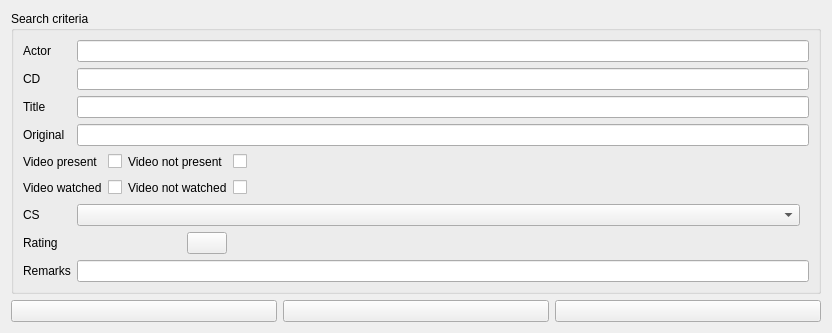
<?xml version="1.0" encoding="UTF-8"?>
<ui version="4.0">
 <class>ErweiterteSuche</class>
 <widget class="QDialog" name="ErweiterteSuche">
  <property name="geometry">
   <rect>
    <x>0</x>
    <y>0</y>
    <width>832</width>
    <height>322</height>
   </rect>
  </property>
  <property name="windowTitle">
   <string>Extended search</string>
  </property>
  <property name="windowIcon">
   <iconset>
    <normaloff>pypordb/8027068_splash.png</normaloff>pypordb/8027068_splash.png</iconset>
  </property>
  <layout class="QGridLayout" name="gridLayout_3">
   <item row="0" column="0">
    <widget class="QGroupBox" name="groupBox">
     <property name="title">
      <string>Search criteria</string>
     </property>
     <layout class="QGridLayout" name="gridLayout_2">
      <item row="0" column="0">
       <widget class="QLabel" name="label">
        <property name="text">
         <string>Actor</string>
        </property>
       </widget>
      </item>
      <item row="0" column="1">
       <widget class="QLineEdit" name="lineEditDarsteller">
        <property name="whatsThis">
         <string>&lt;html&gt;&lt;head/&gt;&lt;body&gt;&lt;p&gt;Search for actors&lt;/p&gt;&lt;/body&gt;&lt;/html&gt;</string>
        </property>
       </widget>
      </item>
      <item row="1" column="0">
       <widget class="QLabel" name="label_2">
        <property name="text">
         <string>CD</string>
        </property>
       </widget>
      </item>
      <item row="1" column="1">
       <widget class="QLineEdit" name="lineEditCD">
        <property name="toolTip">
         <string>&lt;html&gt;&lt;head/&gt;&lt;body&gt;&lt;p&gt;&lt;br/&gt;&lt;/p&gt;&lt;/body&gt;&lt;/html&gt;</string>
        </property>
        <property name="whatsThis">
         <string>&lt;html&gt;&lt;head/&gt;&lt;body&gt;&lt;p&gt;Search for data storage medium&lt;/p&gt;&lt;/body&gt;&lt;/html&gt;</string>
        </property>
       </widget>
      </item>
      <item row="2" column="0">
       <widget class="QLabel" name="label_3">
        <property name="text">
         <string>Title</string>
        </property>
       </widget>
      </item>
      <item row="2" column="1">
       <widget class="QLineEdit" name="lineEditTitel">
        <property name="whatsThis">
         <string>&lt;html&gt;&lt;head/&gt;&lt;body&gt;&lt;p&gt;Search for title&lt;/p&gt;&lt;/body&gt;&lt;/html&gt;</string>
        </property>
       </widget>
      </item>
      <item row="3" column="0">
       <widget class="QLabel" name="label_4">
        <property name="text">
         <string>Original</string>
        </property>
       </widget>
      </item>
      <item row="3" column="1">
       <widget class="QLineEdit" name="lineEditOriginal">
        <property name="toolTip">
         <string>&lt;html&gt;&lt;head/&gt;&lt;body&gt;&lt;p&gt;&lt;br/&gt;&lt;/p&gt;&lt;/body&gt;&lt;/html&gt;</string>
        </property>
        <property name="whatsThis">
         <string>&lt;html&gt;&lt;head/&gt;&lt;body&gt;&lt;p&gt;Search for original title&lt;/p&gt;&lt;/body&gt;&lt;/html&gt;</string>
        </property>
       </widget>
      </item>
      <item row="4" column="0" colspan="2">
       <layout class="QGridLayout" name="gridLayout">
        <item row="0" column="0">
         <widget class="QLabel" name="label_5">
          <property name="text">
           <string>Video present</string>
          </property>
         </widget>
        </item>
        <item row="0" column="1">
         <widget class="QCheckBox" name="checkBoxVid">
          <property name="toolTip">
           <string/>
          </property>
          <property name="whatsThis">
           <string>&lt;html&gt;&lt;head/&gt;&lt;body&gt;&lt;p&gt;Filter search results only for videos which are present&lt;/p&gt;&lt;/body&gt;&lt;/html&gt;</string>
          </property>
          <property name="text">
           <string/>
          </property>
         </widget>
        </item>
        <item row="0" column="2">
         <widget class="QLabel" name="label_10">
          <property name="text">
           <string>Video not present</string>
          </property>
         </widget>
        </item>
        <item row="0" column="3">
         <widget class="QCheckBox" name="checkBoxNotVid">
          <property name="text">
           <string/>
          </property>
         </widget>
        </item>
        <item row="0" column="4">
         <spacer name="horizontalSpacer_2">
          <property name="orientation">
           <enum>Qt::Horizontal</enum>
          </property>
          <property name="sizeHint" stdset="0">
           <size>
            <width>40</width>
            <height>20</height>
           </size>
          </property>
         </spacer>
        </item>
        <item row="1" column="0">
         <widget class="QLabel" name="label_7">
          <property name="text">
           <string>Video watched</string>
          </property>
         </widget>
        </item>
        <item row="1" column="1">
         <widget class="QCheckBox" name="checkBoxWatched">
          <property name="text">
           <string/>
          </property>
         </widget>
        </item>
        <item row="1" column="2">
         <widget class="QLabel" name="label_11">
          <property name="text">
           <string>Video not watched</string>
          </property>
         </widget>
        </item>
        <item row="1" column="3">
         <widget class="QCheckBox" name="checkBoxNotWatched">
          <property name="text">
           <string/>
          </property>
         </widget>
        </item>
        <item row="1" column="4">
         <spacer name="horizontalSpacer_3">
          <property name="orientation">
           <enum>Qt::Horizontal</enum>
          </property>
          <property name="sizeHint" stdset="0">
           <size>
            <width>40</width>
            <height>20</height>
           </size>
          </property>
         </spacer>
        </item>
       </layout>
      </item>
      <item row="5" column="0">
       <widget class="QLabel" name="label_6">
        <property name="text">
         <string>CS</string>
        </property>
       </widget>
      </item>
      <item row="5" column="1">
       <widget class="QComboBox" name="comboBoxCS">
        <property name="maximumSize">
         <size>
          <width>723</width>
          <height>16777215</height>
         </size>
        </property>
        <property name="whatsThis">
         <string>&lt;html&gt;&lt;head/&gt;&lt;body&gt;&lt;p&gt;Filter search results with cumshots&lt;/p&gt;&lt;/body&gt;&lt;/html&gt;</string>
        </property>
        <item>
         <property name="text">
          <string/>
         </property>
        </item>
        <item>
         <property name="text">
          <string>f Facial</string>
         </property>
        </item>
        <item>
         <property name="text">
          <string>h Handjob</string>
         </property>
        </item>
        <item>
         <property name="text">
          <string>t Tits</string>
         </property>
        </item>
        <item>
         <property name="text">
          <string>c Creampie</string>
         </property>
        </item>
        <item>
         <property name="text">
          <string>x Analcreampie</string>
         </property>
        </item>
        <item>
         <property name="text">
          <string>o Oralcreampie</string>
         </property>
        </item>
        <item>
         <property name="text">
          <string>v Cunt</string>
         </property>
        </item>
        <item>
         <property name="text">
          <string>b Belly</string>
         </property>
        </item>
        <item>
         <property name="text">
          <string>a Ass</string>
         </property>
        </item>
        <item>
         <property name="text">
          <string>s Others</string>
         </property>
        </item>
        <item>
         <property name="text">
          <string>k No</string>
         </property>
        </item>
       </widget>
      </item>
      <item row="6" column="0">
       <widget class="QLabel" name="label_8">
        <property name="text">
         <string>Rating</string>
        </property>
       </widget>
      </item>
      <item row="6" column="1">
       <layout class="QHBoxLayout" name="horizontalLayout_2">
        <item>
         <widget class="QPushButton" name="pushButtonStar1">
          <property name="sizePolicy">
           <sizepolicy hsizetype="Fixed" vsizetype="Fixed">
            <horstretch>0</horstretch>
            <verstretch>0</verstretch>
           </sizepolicy>
          </property>
          <property name="maximumSize">
           <size>
            <width>16</width>
            <height>16</height>
           </size>
          </property>
          <property name="text">
           <string/>
          </property>
          <property name="icon">
           <iconset>
            <normaloff>pypordb/non-starred.png</normaloff>pypordb/non-starred.png</iconset>
          </property>
          <property name="flat">
           <bool>true</bool>
          </property>
         </widget>
        </item>
        <item>
         <widget class="QPushButton" name="pushButtonStar2">
          <property name="sizePolicy">
           <sizepolicy hsizetype="Fixed" vsizetype="Fixed">
            <horstretch>0</horstretch>
            <verstretch>0</verstretch>
           </sizepolicy>
          </property>
          <property name="maximumSize">
           <size>
            <width>16</width>
            <height>16</height>
           </size>
          </property>
          <property name="text">
           <string/>
          </property>
          <property name="icon">
           <iconset>
            <normaloff>pypordb/non-starred.png</normaloff>pypordb/non-starred.png</iconset>
          </property>
          <property name="flat">
           <bool>true</bool>
          </property>
         </widget>
        </item>
        <item>
         <widget class="QPushButton" name="pushButtonStar3">
          <property name="sizePolicy">
           <sizepolicy hsizetype="Fixed" vsizetype="Fixed">
            <horstretch>0</horstretch>
            <verstretch>0</verstretch>
           </sizepolicy>
          </property>
          <property name="maximumSize">
           <size>
            <width>16</width>
            <height>16</height>
           </size>
          </property>
          <property name="text">
           <string/>
          </property>
          <property name="icon">
           <iconset>
            <normaloff>pypordb/non-starred.png</normaloff>pypordb/non-starred.png</iconset>
          </property>
          <property name="flat">
           <bool>true</bool>
          </property>
         </widget>
        </item>
        <item>
         <widget class="QPushButton" name="pushButtonStar4">
          <property name="sizePolicy">
           <sizepolicy hsizetype="Fixed" vsizetype="Fixed">
            <horstretch>0</horstretch>
            <verstretch>0</verstretch>
           </sizepolicy>
          </property>
          <property name="maximumSize">
           <size>
            <width>16</width>
            <height>16</height>
           </size>
          </property>
          <property name="text">
           <string/>
          </property>
          <property name="icon">
           <iconset>
            <normaloff>pypordb/non-starred.png</normaloff>pypordb/non-starred.png</iconset>
          </property>
          <property name="flat">
           <bool>true</bool>
          </property>
         </widget>
        </item>
        <item>
         <widget class="QPushButton" name="pushButtonStar5">
          <property name="sizePolicy">
           <sizepolicy hsizetype="Fixed" vsizetype="Fixed">
            <horstretch>0</horstretch>
            <verstretch>0</verstretch>
           </sizepolicy>
          </property>
          <property name="maximumSize">
           <size>
            <width>16</width>
            <height>16</height>
           </size>
          </property>
          <property name="text">
           <string/>
          </property>
          <property name="icon">
           <iconset>
            <normaloff>pypordb/non-starred.png</normaloff>pypordb/non-starred.png</iconset>
          </property>
          <property name="flat">
           <bool>true</bool>
          </property>
         </widget>
        </item>
        <item>
         <widget class="QPushButton" name="pushButtonClear">
          <property name="text">
           <string/>
          </property>
          <property name="icon">
           <iconset>
            <normaloff>pypordb/clear_l.png</normaloff>pypordb/clear_l.png</iconset>
          </property>
         </widget>
        </item>
        <item>
         <spacer name="horizontalSpacer">
          <property name="orientation">
           <enum>Qt::Horizontal</enum>
          </property>
          <property name="sizeHint" stdset="0">
           <size>
            <width>40</width>
            <height>20</height>
           </size>
          </property>
         </spacer>
        </item>
       </layout>
      </item>
      <item row="7" column="0">
       <widget class="QLabel" name="label_9">
        <property name="text">
         <string>Remarks</string>
        </property>
       </widget>
      </item>
      <item row="7" column="1">
       <widget class="QLineEdit" name="lineEditRemarks"/>
      </item>
     </layout>
    </widget>
   </item>
   <item row="1" column="0">
    <layout class="QHBoxLayout" name="horizontalLayout">
     <item>
      <widget class="QPushButton" name="pushButtonSuchen">
       <property name="toolTip">
        <string>&lt;html&gt;&lt;head/&gt;&lt;body&gt;&lt;p&gt;Search (enter)&lt;/p&gt;&lt;/body&gt;&lt;/html&gt;</string>
       </property>
       <property name="whatsThis">
        <string>Start search</string>
       </property>
       <property name="text">
        <string/>
       </property>
       <property name="icon">
        <iconset>
         <normaloff>pypordb/suchen.svg</normaloff>pypordb/suchen.svg</iconset>
       </property>
       <property name="shortcut">
        <string>Enter</string>
       </property>
      </widget>
     </item>
     <item>
      <widget class="QPushButton" name="pushButtonRefresh">
       <property name="toolTip">
        <string>&lt;html&gt;&lt;head/&gt;&lt;body&gt;&lt;p&gt;Clear all search fields, alt+L&lt;/p&gt;&lt;/body&gt;&lt;/html&gt;</string>
       </property>
       <property name="whatsThis">
        <string>Clear all fields in search form</string>
       </property>
       <property name="text">
        <string/>
       </property>
       <property name="icon">
        <iconset>
         <normaloff>pypordb/clear_l.png</normaloff>pypordb/clear_l.png</iconset>
       </property>
       <property name="shortcut">
        <string>Alt+L</string>
       </property>
      </widget>
     </item>
     <item>
      <widget class="QPushButton" name="pushButtonCancel">
       <property name="toolTip">
        <string>&lt;html&gt;&lt;head/&gt;&lt;body&gt;&lt;p&gt;Cancel (escape)&lt;/p&gt;&lt;/body&gt;&lt;/html&gt;</string>
       </property>
       <property name="whatsThis">
        <string>&lt;html&gt;&lt;head/&gt;&lt;body&gt;&lt;p&gt;Cancel search&lt;/p&gt;&lt;/body&gt;&lt;/html&gt;</string>
       </property>
       <property name="text">
        <string/>
       </property>
       <property name="icon">
        <iconset>
         <normaloff>pypordb/dialog-cancel.svg</normaloff>pypordb/dialog-cancel.svg</iconset>
       </property>
      </widget>
     </item>
    </layout>
   </item>
  </layout>
 </widget>
 <tabstops>
  <tabstop>lineEditDarsteller</tabstop>
  <tabstop>lineEditCD</tabstop>
  <tabstop>lineEditTitel</tabstop>
  <tabstop>lineEditOriginal</tabstop>
  <tabstop>checkBoxVid</tabstop>
  <tabstop>checkBoxWatched</tabstop>
  <tabstop>comboBoxCS</tabstop>
  <tabstop>pushButtonSuchen</tabstop>
  <tabstop>pushButtonRefresh</tabstop>
  <tabstop>pushButtonCancel</tabstop>
 </tabstops>
 <resources/>
 <connections/>
</ui>
